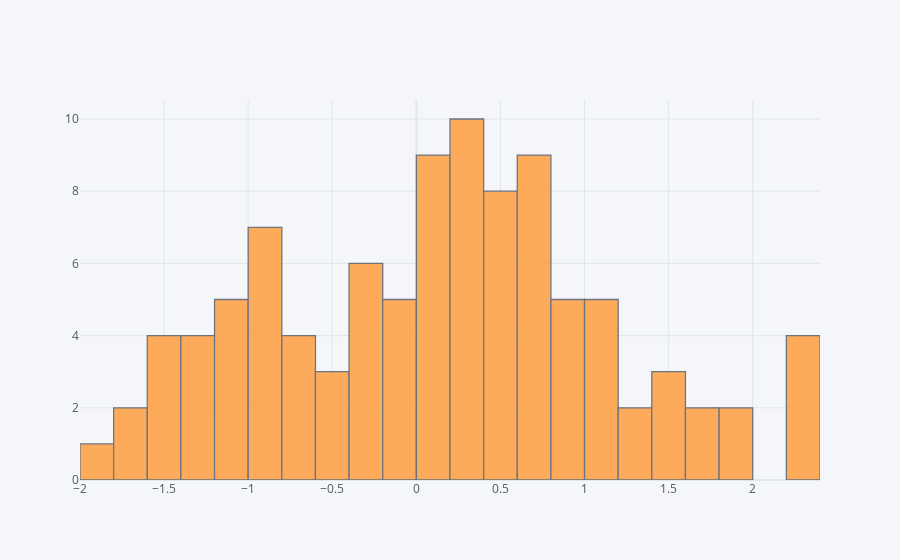

Notebook cell for this chart:
### Code cell
df['A'].iplot(kind = 'hist',bins = 35)

### Figure 1 — Plotly figure (JSON) as saved in the notebook; plotly's stock layout.template omitted (floating-point values rounded to 4 significant figures)
{"data": [{"histfunc": "count", "histnorm": "", "marker": {"color": "rgba(255, 153, 51, 1.0)", "line": {"color": "#4D5663", "width": 1.3}}, "name": "A", "nbinsx": 35, "opacity": 0.8, "orientation": "v", "type": "histogram", "x": [-0.5301, -1.051, -0.7619, 0.4965, 0.2667, -1.697, 0.9677, 0.02478, 0.2259, -0.003648, 1.579, 0.0813, -0.2739, 1.256, 0.04513, -1.24, 0.2264, -0.868, -1.361, 0.6852, -0.4328, -1.04, 0.5439, 1.171, -0.1312, 0.4359, -0.254, 0.04245, -1.267, 0.2114, 0.7498, 1.537, 0.4585, -0.3702, 0.7388, 2.201, 1.055, 0.5702, -1.429, 0.1993, 2.208, 1.65, 0.6117, 0.9591, 1.119, 0.8015, -1.128, 0.3211, 0.6375, -0.7131, 0.7564, 0.337, 0.6945, 0.1306, -0.2605, 1.075, -1.406, -0.9148, 0.6699, 0.5311, -0.36, -1.536, 2.271, 1.144, 0.2232, 0.133, -0.9793, 1.869, 1.821, -0.1765, -0.005778, -0.8147, -0.2112, -0.08949, 0.2984, -0.6276, -1.427, 1.67, 0.02442, -0.8708, 2.244, -1.09, 0.91, -0.9183, -1.244, -0.4194, 1.334, -0.6356, 1.438, 0.5964, 0.3329, 0.6143, -1.012, 0.8543, 0.3641, -1.752, 0.5033, -1.84, -0.9023, 0.04202]}], "layout": {"barmode": "overlay", "legend": {"bgcolor": "#F5F6F9", "font": {"color": "#4D5663"}}, "paper_bgcolor": "#F5F6F9", "plot_bgcolor": "#F5F6F9", "title": {"font": {"color": "#4D5663"}}, "xaxis": {"gridcolor": "#E1E5ED", "showgrid": true, "tickfont": {"color": "#4D5663"}, "title": {"font": {"color": "#4D5663"}, "text": ""}, "zerolinecolor": "#E1E5ED"}, "yaxis": {"gridcolor": "#E1E5ED", "showgrid": true, "tickfont": {"color": "#4D5663"}, "title": {"font": {"color": "#4D5663"}, "text": ""}, "zerolinecolor": "#E1E5ED"}}}
